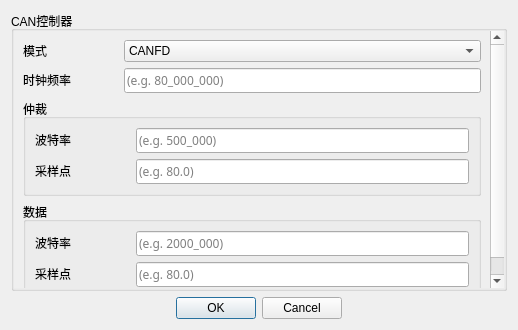
<?xml version="1.0" encoding="UTF-8"?>
<ui version="4.0">
 <class>IgBusConfig</class>
 <widget class="QDialog" name="IgBusConfig">
  <property name="geometry">
   <rect>
    <x>0</x>
    <y>0</y>
    <width>518</width>
    <height>330</height>
   </rect>
  </property>
  <property name="windowTitle">
   <string>Dialog</string>
  </property>
  <layout class="QVBoxLayout" name="verticalLayout_2">
   <item>
    <widget class="QGroupBox" name="groupBox_CANBusConfig">
     <property name="minimumSize">
      <size>
       <width>0</width>
       <height>0</height>
      </size>
     </property>
     <property name="title">
      <string>CAN控制器</string>
     </property>
     <layout class="QVBoxLayout" name="verticalLayout_4">
      <property name="spacing">
       <number>0</number>
      </property>
      <property name="leftMargin">
       <number>0</number>
      </property>
      <property name="topMargin">
       <number>0</number>
      </property>
      <property name="rightMargin">
       <number>0</number>
      </property>
      <property name="bottomMargin">
       <number>0</number>
      </property>
      <item>
       <widget class="QScrollArea" name="scrollArea_2">
        <property name="minimumSize">
         <size>
          <width>0</width>
          <height>200</height>
         </size>
        </property>
        <property name="styleSheet">
         <string notr="true">#scrollArea_2 {
    border: none;
}</string>
        </property>
        <property name="widgetResizable">
         <bool>true</bool>
        </property>
        <widget class="QWidget" name="scrollAreaWidgetContents_2">
         <property name="geometry">
          <rect>
           <x>0</x>
           <y>0</y>
           <width>498</width>
           <height>263</height>
          </rect>
         </property>
         <layout class="QVBoxLayout" name="verticalLayout_6">
          <item>
           <layout class="QHBoxLayout" name="horizontalLayout_13" stretch="0,0">
            <item>
             <widget class="QLabel" name="label_9">
              <property name="sizePolicy">
               <sizepolicy hsizetype="Fixed" vsizetype="Fixed">
                <horstretch>0</horstretch>
                <verstretch>0</verstretch>
               </sizepolicy>
              </property>
              <property name="minimumSize">
               <size>
                <width>95</width>
                <height>0</height>
               </size>
              </property>
              <property name="maximumSize">
               <size>
                <width>95</width>
                <height>16777215</height>
               </size>
              </property>
              <property name="sizeIncrement">
               <size>
                <width>0</width>
                <height>0</height>
               </size>
              </property>
              <property name="font">
               <font>
                <family>微软雅黑</family>
               </font>
              </property>
              <property name="text">
               <string>模式</string>
              </property>
             </widget>
            </item>
            <item>
             <widget class="QComboBox" name="comboBox_CANControllerMode">
              <property name="currentIndex">
               <number>1</number>
              </property>
              <item>
               <property name="text">
                <string>CAN</string>
               </property>
              </item>
              <item>
               <property name="text">
                <string>CANFD</string>
               </property>
              </item>
             </widget>
            </item>
           </layout>
          </item>
          <item>
           <layout class="QHBoxLayout" name="horizontalLayout_20" stretch="0,0">
            <item>
             <widget class="QLabel" name="label_16">
              <property name="sizePolicy">
               <sizepolicy hsizetype="Fixed" vsizetype="Fixed">
                <horstretch>0</horstretch>
                <verstretch>0</verstretch>
               </sizepolicy>
              </property>
              <property name="minimumSize">
               <size>
                <width>95</width>
                <height>0</height>
               </size>
              </property>
              <property name="maximumSize">
               <size>
                <width>95</width>
                <height>16777215</height>
               </size>
              </property>
              <property name="sizeIncrement">
               <size>
                <width>0</width>
                <height>0</height>
               </size>
              </property>
              <property name="font">
               <font>
                <family>微软雅黑</family>
               </font>
              </property>
              <property name="text">
               <string>时钟频率</string>
              </property>
             </widget>
            </item>
            <item>
             <widget class="QLineEdit" name="lineEdit_CANControllerClockFrequency">
              <property name="minimumSize">
               <size>
                <width>120</width>
                <height>0</height>
               </size>
              </property>
              <property name="font">
               <font>
                <family>微软雅黑</family>
               </font>
              </property>
              <property name="placeholderText">
               <string>(e.g. 80_000_000)</string>
              </property>
             </widget>
            </item>
           </layout>
          </item>
          <item>
           <widget class="QGroupBox" name="groupBox_arbitration">
            <property name="title">
             <string>仲裁</string>
            </property>
            <layout class="QVBoxLayout" name="verticalLayout_7">
             <item>
              <layout class="QHBoxLayout" name="horizontalLayout_15" stretch="0,0">
               <item>
                <widget class="QLabel" name="label_11">
                 <property name="sizePolicy">
                  <sizepolicy hsizetype="Fixed" vsizetype="Fixed">
                   <horstretch>0</horstretch>
                   <verstretch>0</verstretch>
                  </sizepolicy>
                 </property>
                 <property name="minimumSize">
                  <size>
                   <width>95</width>
                   <height>0</height>
                  </size>
                 </property>
                 <property name="maximumSize">
                  <size>
                   <width>95</width>
                   <height>16777215</height>
                  </size>
                 </property>
                 <property name="sizeIncrement">
                  <size>
                   <width>0</width>
                   <height>0</height>
                  </size>
                 </property>
                 <property name="font">
                  <font>
                   <family>微软雅黑</family>
                  </font>
                 </property>
                 <property name="text">
                  <string>波特率</string>
                 </property>
                </widget>
               </item>
               <item>
                <widget class="QLineEdit" name="lineEdit_NormalBitrate">
                 <property name="minimumSize">
                  <size>
                   <width>120</width>
                   <height>0</height>
                  </size>
                 </property>
                 <property name="font">
                  <font>
                   <family>微软雅黑</family>
                  </font>
                 </property>
                 <property name="placeholderText">
                  <string>(e.g. 500_000)</string>
                 </property>
                </widget>
               </item>
              </layout>
             </item>
             <item>
              <layout class="QHBoxLayout" name="horizontalLayout_16" stretch="0,0">
               <item>
                <widget class="QLabel" name="label_12">
                 <property name="sizePolicy">
                  <sizepolicy hsizetype="Fixed" vsizetype="Fixed">
                   <horstretch>0</horstretch>
                   <verstretch>0</verstretch>
                  </sizepolicy>
                 </property>
                 <property name="minimumSize">
                  <size>
                   <width>95</width>
                   <height>0</height>
                  </size>
                 </property>
                 <property name="maximumSize">
                  <size>
                   <width>95</width>
                   <height>16777215</height>
                  </size>
                 </property>
                 <property name="sizeIncrement">
                  <size>
                   <width>0</width>
                   <height>0</height>
                  </size>
                 </property>
                 <property name="font">
                  <font>
                   <family>微软雅黑</family>
                  </font>
                 </property>
                 <property name="text">
                  <string>采样点</string>
                 </property>
                </widget>
               </item>
               <item>
                <widget class="QLineEdit" name="lineEdit_NormalSamplePoint">
                 <property name="minimumSize">
                  <size>
                   <width>120</width>
                   <height>0</height>
                  </size>
                 </property>
                 <property name="font">
                  <font>
                   <family>微软雅黑</family>
                  </font>
                 </property>
                 <property name="placeholderText">
                  <string>(e.g. 80.0)</string>
                 </property>
                </widget>
               </item>
              </layout>
             </item>
            </layout>
           </widget>
          </item>
          <item>
           <widget class="QGroupBox" name="groupBox_data">
            <property name="title">
             <string>数据</string>
            </property>
            <layout class="QVBoxLayout" name="verticalLayout_8">
             <item>
              <layout class="QHBoxLayout" name="horizontalLayout_19" stretch="0,0">
               <item>
                <widget class="QLabel" name="label_15">
                 <property name="sizePolicy">
                  <sizepolicy hsizetype="Fixed" vsizetype="Fixed">
                   <horstretch>0</horstretch>
                   <verstretch>0</verstretch>
                  </sizepolicy>
                 </property>
                 <property name="minimumSize">
                  <size>
                   <width>95</width>
                   <height>0</height>
                  </size>
                 </property>
                 <property name="maximumSize">
                  <size>
                   <width>95</width>
                   <height>16777215</height>
                  </size>
                 </property>
                 <property name="sizeIncrement">
                  <size>
                   <width>0</width>
                   <height>0</height>
                  </size>
                 </property>
                 <property name="font">
                  <font>
                   <family>微软雅黑</family>
                  </font>
                 </property>
                 <property name="text">
                  <string>波特率</string>
                 </property>
                </widget>
               </item>
               <item>
                <widget class="QLineEdit" name="lineEdit_DataBitrate">
                 <property name="minimumSize">
                  <size>
                   <width>120</width>
                   <height>0</height>
                  </size>
                 </property>
                 <property name="font">
                  <font>
                   <family>微软雅黑</family>
                  </font>
                 </property>
                 <property name="placeholderText">
                  <string>(e.g. 2000_000)</string>
                 </property>
                </widget>
               </item>
              </layout>
             </item>
             <item>
              <layout class="QHBoxLayout" name="horizontalLayout_18" stretch="0,0">
               <item>
                <widget class="QLabel" name="label_14">
                 <property name="sizePolicy">
                  <sizepolicy hsizetype="Fixed" vsizetype="Fixed">
                   <horstretch>0</horstretch>
                   <verstretch>0</verstretch>
                  </sizepolicy>
                 </property>
                 <property name="minimumSize">
                  <size>
                   <width>95</width>
                   <height>0</height>
                  </size>
                 </property>
                 <property name="maximumSize">
                  <size>
                   <width>95</width>
                   <height>16777215</height>
                  </size>
                 </property>
                 <property name="sizeIncrement">
                  <size>
                   <width>0</width>
                   <height>0</height>
                  </size>
                 </property>
                 <property name="font">
                  <font>
                   <family>微软雅黑</family>
                  </font>
                 </property>
                 <property name="text">
                  <string>采样点</string>
                 </property>
                </widget>
               </item>
               <item>
                <widget class="QLineEdit" name="lineEdit_DataSamplePoint">
                 <property name="minimumSize">
                  <size>
                   <width>120</width>
                   <height>0</height>
                  </size>
                 </property>
                 <property name="font">
                  <font>
                   <family>微软雅黑</family>
                  </font>
                 </property>
                 <property name="placeholderText">
                  <string>(e.g. 80.0)</string>
                 </property>
                </widget>
               </item>
              </layout>
             </item>
            </layout>
           </widget>
          </item>
          <item>
           <spacer name="verticalSpacer">
            <property name="orientation">
             <enum>Qt::Orientation::Vertical</enum>
            </property>
            <property name="sizeHint" stdset="0">
             <size>
              <width>20</width>
              <height>0</height>
             </size>
            </property>
           </spacer>
          </item>
         </layout>
        </widget>
       </widget>
      </item>
     </layout>
    </widget>
   </item>
   <item>
    <layout class="QHBoxLayout" name="horizontalLayout">
     <item>
      <widget class="QDialogButtonBox" name="buttonBox">
       <property name="sizePolicy">
        <sizepolicy hsizetype="Fixed" vsizetype="Fixed">
         <horstretch>0</horstretch>
         <verstretch>0</verstretch>
        </sizepolicy>
       </property>
       <property name="orientation">
        <enum>Qt::Orientation::Horizontal</enum>
       </property>
       <property name="standardButtons">
        <set>QDialogButtonBox::StandardButton::Cancel|QDialogButtonBox::StandardButton::Ok</set>
       </property>
      </widget>
     </item>
    </layout>
   </item>
  </layout>
 </widget>
 <resources/>
 <connections>
  <connection>
   <sender>buttonBox</sender>
   <signal>rejected()</signal>
   <receiver>IgBusConfig</receiver>
   <slot>reject()</slot>
   <hints>
    <hint type="sourcelabel">
     <x>316</x>
     <y>260</y>
    </hint>
    <hint type="destinationlabel">
     <x>286</x>
     <y>274</y>
    </hint>
   </hints>
  </connection>
 </connections>
</ui>
